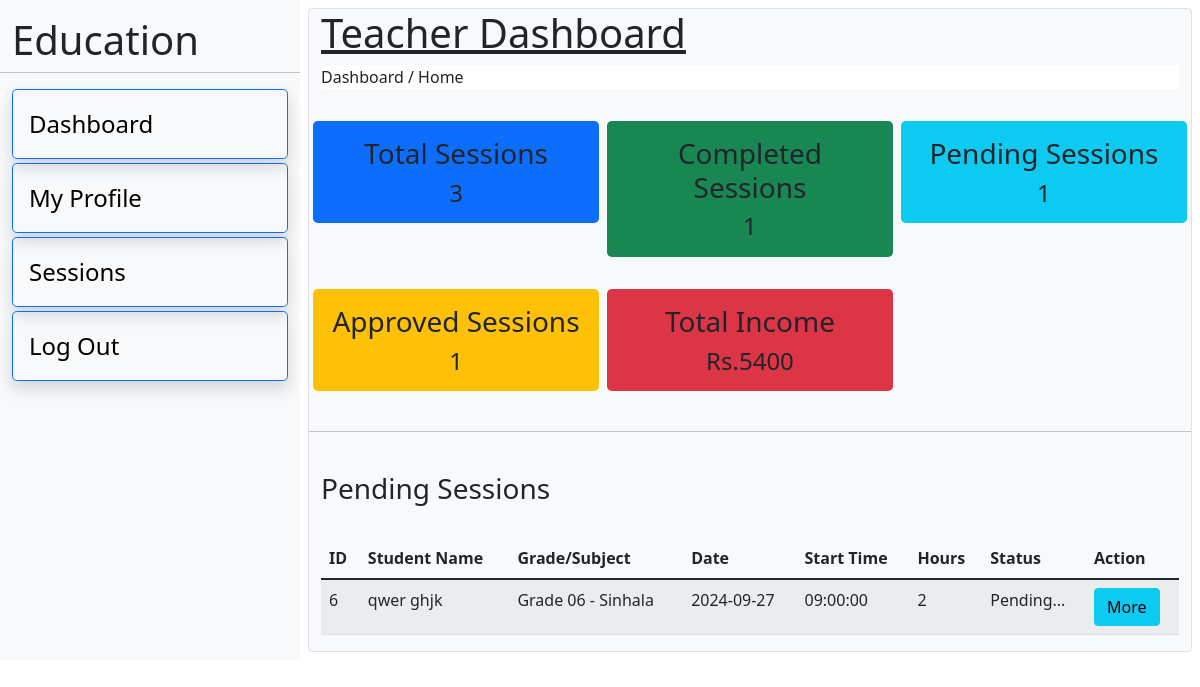
The page /teacher/dashboard.php (signed in) on the database its author committed.
### tables this page shows
CREATE TABLE IF NOT EXISTS `session` (
  `id` int NOT NULL AUTO_INCREMENT,
  `student_id` int DEFAULT NULL,
  `teacher_grade_subject_id` int DEFAULT NULL,
  `session_date` date DEFAULT NULL,
  `start_time` time DEFAULT NULL,
  `hours` int DEFAULT NULL,
  `status` int DEFAULT '0',
  `session_type_id` int DEFAULT NULL,
  `path` text,
  `note` text,
  PRIMARY KEY (`id`),
  KEY `FK_session_session_type` (`session_type_id`),
  KEY `FK_session_teacher_has_grade_has_subject` (`teacher_grade_subject_id`),
  KEY `FK_session_student` (`student_id`),
  CONSTRAINT `FK_session_session_type` FOREIGN KEY (`session_type_id`) REFERENCES `session_type` (`id`),
  CONSTRAINT `FK_session_student` FOREIGN KEY (`student_id`) REFERENCES `student` (`id`) ON DELETE CASCADE,
  CONSTRAINT `FK_session_teacher_has_grade_has_subject` FOREIGN KEY (`teacher_grade_subject_id`) REFERENCES `teacher_has_grade_has_subject` (`id`) ON DELETE CASCADE
);

CREATE TABLE IF NOT EXISTS `student` (
  `id` int NOT NULL AUTO_INCREMENT,
  `fname` varchar(50) DEFAULT NULL,
  `lname` varchar(50) DEFAULT NULL,
  `email` varchar(50) DEFAULT NULL,
  `password` text,
  `status` int DEFAULT '1',
  PRIMARY KEY (`id`)
);

CREATE TABLE IF NOT EXISTS `grade` (
  `id` int NOT NULL AUTO_INCREMENT,
  `name` varchar(50) DEFAULT NULL,
  PRIMARY KEY (`id`)
);

CREATE TABLE IF NOT EXISTS `subject` (
  `id` int NOT NULL AUTO_INCREMENT,
  `name` varchar(50) DEFAULT NULL,
  PRIMARY KEY (`id`)
);

### connection.php (called while the page is built, shortened)
<?php
class Database {
    public static $connection;
    public static function setUpConnection() {
        if (!isset(Database::$connection)) {
            Database::$connection = new mysqli("localhost", "root", "IharaThathsara31@#", "edu", "3306");
        }
    }
    public static function search($query, $params = [], $types = "") {
        if (empty($params)) {
            $result = Database::$connection->query($query);
        } else {
            $stmt = Database::$connection->prepare($query);
            $stmt->bind_param($types, ...$params);
            $stmt->execute();
            $result = $stmt->get_result();
        }
        return $result;
    }
}
?>

### teacher/dashboard.php (the view, shortened to what this page needs)
<?php
if (isset($_SESSION["teacher"])) {
    require "../connection.php";
?>
    <!DOCTYPE html>
    <html lang="en">
    <head>
        <link rel="stylesheet" href="../css/bootstrap.css" />
    </head>
    <body>
        <div class="container-fluid">
            <div class="row">
                <div class="col-12 col-md-3 bg-light">
                    <div class="row">
                        <h1 class="mt-3">Education</h1>
                        <hr>
                        <ul>
                            <li class="border border-1 border-primary shadow rounded-3 p-3 mb-1 fs-4" style="cursor: pointer;" onclick="window.location = 'dashboard.php';"><a class="text-decoration-none text-black" href="dashboard.php">Dashboard</a></li>
                            <li class="border border-1 border-primary shadow rounded-3 p-3 mb-1 fs-4" style="cursor: pointer;" onclick="window.location = 'my-profile.php';"><a class="text-decoration-none text-black" href="my-profile.php">My Profile</a></li>
                            <li class="border border-1 border-primary shadow rounded-3 p-3 mb-1 fs-4" style="cursor: pointer;" onclick="window.location = 'my-session.php';"><a class="text-decoration-none text-black" href="my-session.php">Sessions</a></li>
                            <li class="border border-1 border-primary shadow rounded-3 p-3 mb-1 fs-4" style="cursor: pointer;" onclick="logOut();"><a class="text-decoration-none text-black" href="#">Log Out</a></li>
                        </ul>
                    </div>
                </div>
                <div class="col-12 col-md-9">
                    <div class="row p-2">
                        <div class="col-12 border border-1 rounded bg-light">
                            <div class="row">
                                <h1 class="text-decoration-underline">Teacher Dashboard</h1>
                                <div>
                                    <p class="bg-body">Dashboard / <span>Home</span></p>
                                </div>
                                <div class="col-12">
                                    <div class="row">
                                        <?php
                                        $totalSession_rs = Database::search("SELECT COUNT(`session`.`id`) AS `total_session` FROM `session` INNER JOIN `teacher_has_grade_has_subject` ON `session`.`teacher_grade_subject_id`=`teacher_has_grade_has_subject`.`id` WHERE `teacher_has_grade_has_subject`.`teacher_id`=?", [$_SESSION['teacher']['id']], "s");
                                        $totalSession_data = $totalSession_rs->fetch_assoc();
                                        ?>
                                        <div class="col-6 col-md-4 p-3">
                                            <div class="row bg-primary rounded rounded-3 py-3">
                                                <h3 class="text-center">Total Sessions</h3>
                                                <h4 class="m-0 text-center"><?php echo $totalSession_data['total_session']; ?></h4>
                                            </div>
                                        </div>
                                        <?php
                                        $completeSession_rs = Database::search("SELECT COUNT(`session`.`id`) AS `complete_session` FROM `session` INNER JOIN `teacher_has_grade_has_subject` ON `session`.`teacher_grade_subject_id`=`teacher_has_grade_has_subject`.`id` WHERE `teacher_has_grade_has_subject`.`teacher_id`=?  AND `session`.`status`=?", [$_SESSION['teacher']['id'], '3'], "ss");
                                        $completeSession_data = $completeSession_rs->fetch_assoc();
                                        ?>
                                        <div class="col-6 col-md-4 p-3">
                                            <div class="row bg-success rounded rounded-3 py-3">
                                                <h3 class="text-center">Completed Sessions</h3>
                                                <h4 class="m-0 text-center"><?php echo $completeSession_data['complete_session']; ?></h4>
                                            </div>
                                        </div>
                                        <?php
                                        $pendingSession_rs = Database::search("SELECT COUNT(`session`.`id`) AS `pending_session` FROM `session` INNER JOIN `teacher_has_grade_has_subject` ON `session`.`teacher_grade_subject_id`=`teacher_has_grade_has_subject`.`id` WHERE `teacher_has_grade_has_subject`.`teacher_id`=?  AND `session`.`status`=?", [$_SESSION['teacher']['id'], '0'], "ss");
                                        $pendingSession_data = $pendingSession_rs->fetch_assoc();
                                        ?>
                                        <div class="col-6 col-md-4 p-3">
                                            <div class="row bg-info rounded rounded-3 py-3">
                                                <h3 class="text-center">Pending Sessions</h3>
                                                <h4 class="m-0 text-center"><?php echo $pendingSession_data['pending_session']; ?></h4>
                                            </div>
                                        </div>
                                        <?php
                                        $approveSession_rs = Database::search("SELECT COUNT(`session`.`id`) AS `approve_session` FROM `session` INNER JOIN `teacher_has_grade_has_subject` ON `session`.`teacher_grade_subject_id`=`teacher_has_grade_has_subject`.`id` WHERE `teacher_has_grade_has_subject`.`teacher_id`=?  AND `session`.`status`=?", [$_SESSION['teacher']['id'], '1'], "ss");
                                        $approveSession_data = $approveSession_rs->fetch_assoc();
                                        ?>
                                        <div class="col-6 col-md-4 p-3">
                                            <div class="row bg-warning rounded rounded-3 py-3">
                                                <h3 class="text-center">Approved Sessions</h3>
                                                <h4 class="m-0 text-center"><?php echo $approveSession_data['approve_session']; ?></h4>
                                            </div>
                                        </div>
                                        <?php
                                        $totalIncome_rs = Database::search("SELECT SUM(`session`.`hours`) AS `totalHours` FROM `session_payment` INNER JOIN `session` ON `session_payment`.`session_id` = `session`.`id` INNER JOIN `teacher_has_grade_has_subject` ON `session`.`teacher_grade_subject_id`=`teacher_has_grade_has_subject`.`id` WHERE `teacher_has_grade_has_subject`.`teacher_id`=?", [$_SESSION['teacher']['id']], "s");
                                        $totalIncome_data = $totalIncome_rs->fetch_assoc();
                                        $totalIncome = $totalIncome_data["totalHours"] * 1500 * (60 /100);
                                        ?>
                                        <div class="col-6 col-md-4 p-3">
                                            <div class="row bg-danger rounded rounded-3 py-3">
                                                <h3 class="text-center">Total Income</h3>
                                                <h4 class="m-0 text-center">Rs.<?php echo $totalIncome; ?></h4>
                                            </div>
                                        </div>
                                    </div>
                                </div>
                                <hr class="mt-4">
                                <div class="col-12 mt-4">
                                    <div class="row">
                                        <h3>Pending Sessions</h3>
                                        <div class="table-responsive">
                                            <table class="table table-striped table-hover mt-4">
                                                <thead>
                                                    <tr>
                                                        <th>ID</th>
                                                        <th>Student Name</th>
                                                        <th>Grade/Subject</th>
                                                        <th>Date</th>
                                                        <th>Start Time</th>
                                                        <th>Hours</th>
                                                        <th>Status</th>
                                                        <th>Action</th>
                                                    </tr>
                                                </thead>
                                                <tbody id="sSessionBody">
                                                    <?php
                                                    $session_rs = Database::search("SELECT `session`.`id` AS `id`,`student`.`fname` AS `fname`,`student`.`lname` AS `lname`, `grade`.`name` AS `grade`, `subject`.`name` AS `subject`, `session`.`session_date` AS `session_date`, `session`.`start_time` AS `start_time`, `session`.`hours` AS `hours`, `session`.`status` AS `status`,`session_type`.`name` AS `session_type`,`session`.`path` AS `path`,`session`.`note` AS `note` FROM `session` INNER JOIN `teacher_has_grade_has_subject` ON `session`.`teacher_grade_subject_id`=`teacher_has_grade_has_subject`.`id` INNER JOIN `student` ON `session`.`student_id`=`student`.`id` INNER JOIN `subject` ON `teacher_has_grade_has_subject`.`subject_id`=`subject`.`id` INNER JOIN `grade` ON `teacher_has_grade_has_subject`.`grade_id`=`grade`.`id` INNER JOIN `session_type` ON `session`.`session_type_id`=`session_type`.`id` WHERE `teacher_has_grade_has_subject`.`teacher_id`=? AND `session`.`status`=?", [$_SESSION['teacher']['id'], '0'], "ss");
                                                    $session_num = $session_rs->num_rows;
                                                    if($session_num>0){
                                                    for ($i = 0; $i < $session_num; $i++) {
                                                        $session_data = $session_rs->fetch_assoc();
                                                    ?>
                                                        <tr>
                                                            <td><?php echo $session_data['id']; ?></td>
                                                            <td><?php echo $session_data['fname'] . " " . $session_data['lname']; ?></td>
                                                            <td><?php echo $session_data['grade'] . " - " . $session_data['subject']; ?></td>
                                                            <td><?php echo $session_data['session_date']; ?></td>
                                                            <td><?php echo $session_data['start_time']; ?></td>
                                                            <td><?php echo $session_data['hours']; ?></td>
                                                            <td><?php
                                                                if ($session_data["status"] == "0") {
                                                                    echo "Pending...";
                                                                } else if ($session_data["status"] == "1") {
                                                                    echo "Approved";
                                                                } else if ($session_data["status"] == "2") {
                                                                    echo "Rejected";
                                                                } else if ($session_data["status"] == "3") {
                                                                    echo "Completed";
                                                                }
                                                                ?></td>
                                                            <td><button class="btn btn-info" data-bs-toggle="modal" data-bs-target="#createSessionModel<?php echo $session_data['id']; ?>">More</button></td>
                                                        </tr>
                                                    <?php
                                                    }
                                                }
                                                    ?>
                                                </tbody>
                                            </table>
                                        </div>
                                    </div>
                                </div>
                            </div>
                        </div>
                    </div>
                </div>
            </div>
        </div>
    </body>
    </html>
<?php
} else {
    header("Location: login.php");
}
?>

### rows shown on the page
session: id "6", student.fname "qwer", student.lname "ghjk", grade.name "Grade 06", subject.name "Sinhala", session_date "2024-09-27", start_time "09:00:00", hours "2", status "Pending..."

### other values the page prints
$totalSession_data['total_session'] "3"
$completeSession_data['complete_session'] "1"
$pendingSession_data['pending_session'] "1"
$approveSession_data['approve_session'] "1"
$totalIncome "5400"
